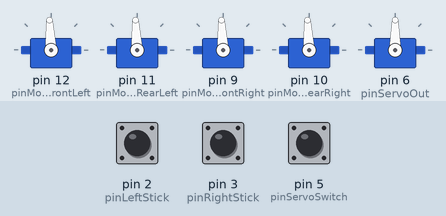
A sketch run on a simulated Arduino Nano, built with avr-gcc and run on an emulated ATmega328P. On the bench: 5 × servo. Inputs (shaded band) come from the test bench; at power-on: pin 2 (pinLeftStick) LOW, pin 3 (pinRightStick) LOW, pin 5 (pinServoSwitch) LOW.

Above: at 6.2 s.
6.3 s: pin 2 (pinLeftStick) pulled HIGH for 0.15 s
At 8.0 s:
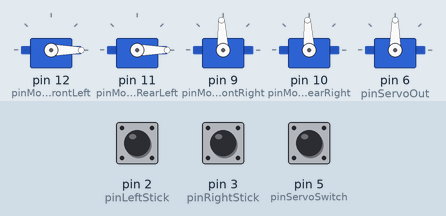
8.5 s: pin 3 (pinRightStick) pulled HIGH for 0.15 s
At 9.8 s:
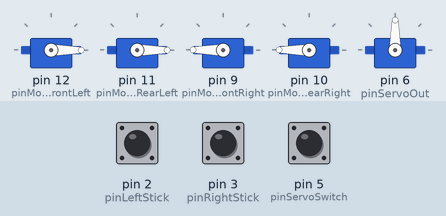
10.5 s: pin 2 (pinLeftStick) pulsed HIGH 2 times (0.12 s each, 0.3 s apart)
At 11.6 s:
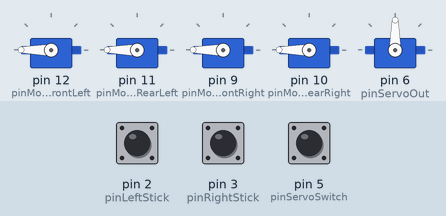
12.6 s: pin 2 (pinLeftStick) pulled HIGH for 1 s
At 15.0 s:
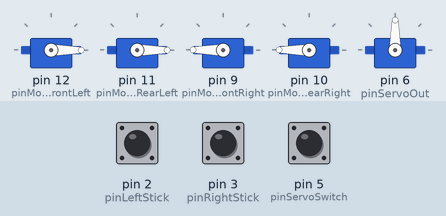
15.6 s: pin 3 (pinRightStick) pulsed HIGH 2 times (0.12 s each, 0.3 s apart)
At 16.8 s:
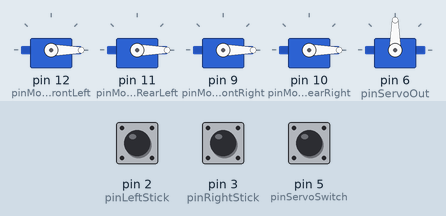
17.7 s: pin 3 (pinRightStick) pulled HIGH for 1 s
At 20.1 s:
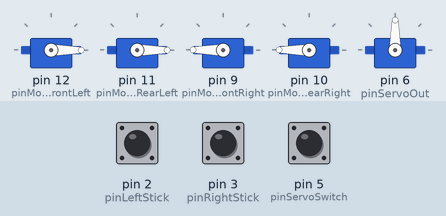
Timing chart, 0 to 21.6 s (numbered marks = the images above; inputs shaded):
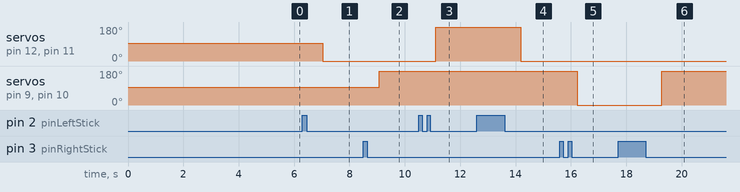

The sketch:

MotorControllerCodeBEN.ino
```cpp
// Author: Ben and Chatgpt https://suno.com/song/71361c22-18f9-4d45-a371-dc579e969a36

// OI README
// This code uses the 2 and only 2 avaialble interupt pins on your dog Arudino Nano.
// We should use the ESP32, maybe this one is overkill but makes the point https://www.electronicwings.com/esp32/gpio-interrupt-of-esp32 64 interupts.
// Ideally as we have 8 channels on the reciever or more? we need preferably need an interupt pin for each.
// Channel fli[ is tested and wokring
// Sound


#include <Servo.h>

const int pinLeftStick = 2;       // Transmitter Left Stick (INT0)
const int pinRightStick = 3;      // Transmitter Right Stick (INT1)
const int pinServoSwitch = 5;     // Input from receiver channel 4
const int pinServoOut = 6;        // Output PWM based on switch position

#define pinMotorFrontLeft 12
#define pinMotorRearLeft 11
#define pinMotorFrontRight 9
#define pinMotorRearRight 10

#define sparkMaxMax 2000
#define sparkMaxMin 1000

Servo servoFrontLeft, servoRearLeft, servoFrontRight, servoRearRight;
Servo servoOut; // Servo object for outputting the pulse width on pin 6

// Pulse widths for each control
volatile unsigned long LeftPulseWidth = 1500;
volatile unsigned long RightPulseWidth = 1500;
unsigned long ServoSwitchPulseWidth = 0;

void setup() {
  delay(5000); // Wait 5 seconds to ensure stable startup

  // Attach each motor to its respective pin
  servoFrontLeft.attach(pinMotorFrontLeft);
  servoRearLeft.attach(pinMotorRearLeft);
  servoFrontRight.attach(pinMotorFrontRight);
  servoRearRight.attach(pinMotorRearRight);
  servoOut.attach(pinServoOut); // Attach pin 6 to output the calculated pulse width

  // Set up interrupts for left and right sticks
  attachInterrupt(digitalPinToInterrupt(pinLeftStick), LeftStickISR, CHANGE);
  attachInterrupt(digitalPinToInterrupt(pinRightStick), RightStickISR, CHANGE);

  pinMode(pinServoSwitch, INPUT); // Set up pinServoSwitch as input
}

void LeftStickISR() {
  static unsigned long startTime = 0;
  if (digitalRead(pinLeftStick) == HIGH) {
    startTime = micros();
  } else {
    LeftPulseWidth = micros() - startTime;
  }
}

void RightStickISR() {
  static unsigned long startTime = 0;
  if (digitalRead(pinRightStick) == HIGH) {
    startTime = micros();
  } else {
    RightPulseWidth = micros() - startTime;
  }
}

void readServoSwitchPulse() {
  // Measure the length of the HIGH pulse on pin 5
  ServoSwitchPulseWidth = pulseIn(pinServoSwitch, HIGH);
}

void checkAndSetServoOut() {
  if (ServoSwitchPulseWidth >= 970 && ServoSwitchPulseWidth <= 990) {
    // Full reverse position
    servoOut.writeMicroseconds(499);
  } else if (ServoSwitchPulseWidth >= 1474 && ServoSwitchPulseWidth <= 1494) {
    // Neutral position
    servoOut.writeMicroseconds(1500);
  } else if (ServoSwitchPulseWidth >= 1986 && ServoSwitchPulseWidth <= 2006) {
    // Full forward position
    servoOut.writeMicroseconds(2501);
  }
}

void setMotorSpeeds() {
  int pwmLeft = map(LeftPulseWidth, 2000, 1000, sparkMaxMin, sparkMaxMax); // Up on both joysticks is forward
  int pwmRight = map(RightPulseWidth, 1000, 2000, sparkMaxMin, sparkMaxMax);

  servoFrontLeft.writeMicroseconds(pwmLeft);
  servoRearLeft.writeMicroseconds(pwmLeft);
  servoFrontRight.writeMicroseconds(pwmRight);
  servoRearRight.writeMicroseconds(pwmRight);
}

void loop() {
  setMotorSpeeds();       // Update motor speeds based on left and right stick positions
  readServoSwitchPulse(); // Read the pulse width from pin 5
  checkAndSetServoOut();  // Set the output pulse width on pin 6 based on the switch position

  delay(20);              // Short delay to improve loop efficiency
}
```

Measured:
- after the input at 6.3 s, servo on pin 12 (pinMotorFrontLeft), servo on pin 11 (pinMotorRearLeft): 93° → 0° after 0.74 s
- after the input at 8.5 s, servo on pin 9 (pinMotorFrontRight), servo on pin 10 (pinMotorRearRight): 93° → 180° after 0.58 s
- after the input at 10.5 s, servo on pin 12 (pinMotorFrontLeft), servo on pin 11 (pinMotorRearLeft): 0° → 180° after 0.62 s
- after the input at 12.6 s, servo on pin 12 (pinMotorFrontLeft), servo on pin 11 (pinMotorRearLeft): 180° → 0° after 1.6 s
- after the input at 15.6 s, servo on pin 9 (pinMotorFrontRight), servo on pin 10 (pinMotorRearRight): 180° → 0° after 0.62 s
- after the input at 17.7 s, servo on pin 9 (pinMotorFrontRight), servo on pin 10 (pinMotorRearRight): 0° → 180° after 1.6 s
